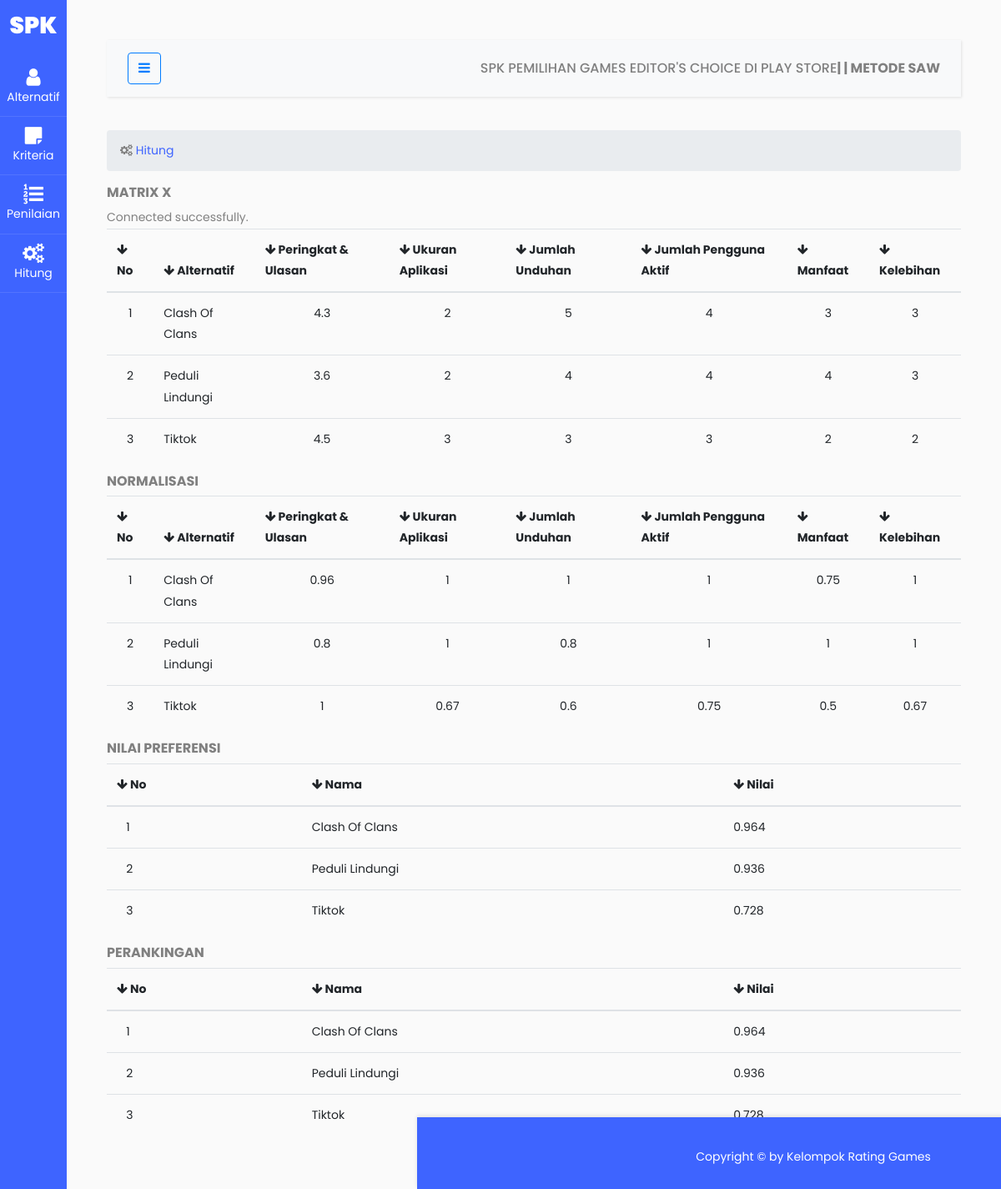
The app's page /hitung.php, older data.
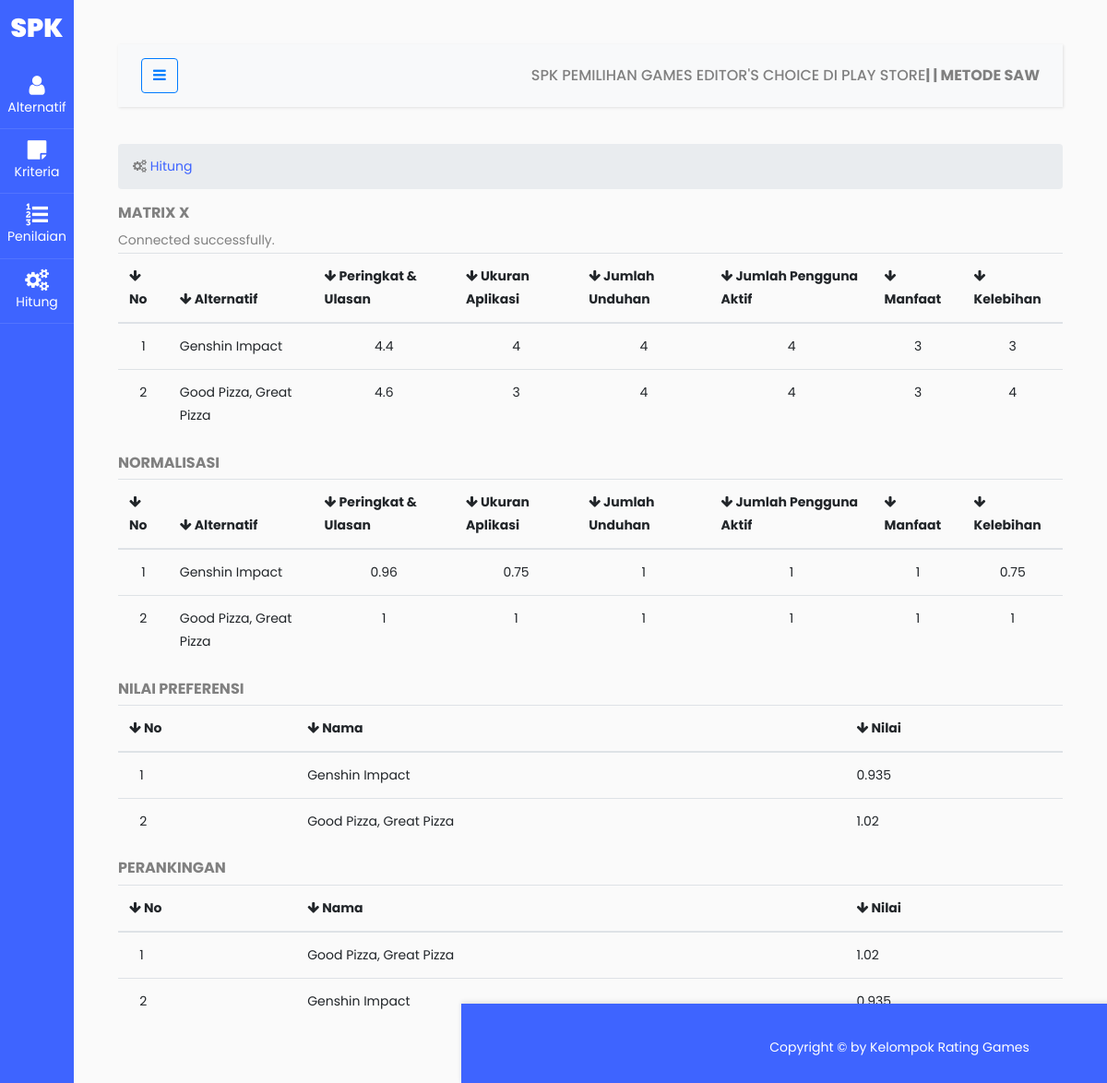
The same page, newer data.
### tables this page shows
CREATE TABLE `saw_penilaian` (
  `nama` varchar(100) NOT NULL,
  `peringkat` float NOT NULL,
  `ukuran` float NOT NULL,
  `unduhan` float NOT NULL,
  `aktif` float NOT NULL,
  `manfaat` float NOT NULL,
  `kelebihan` float NOT NULL
);

CREATE TABLE `saw_perankingan` (
  `no` int(11) NOT NULL,
  `nama` varchar(100) NOT NULL,
  `nilai_akhir` float NOT NULL
);

### hitung.php (the view, shortened to what the changed rows need)
<!doctype html>
<html lang="en">
<?php
include 'components/head.php';
?>
<body>
    <div class="wrapper d-flex align-items-stretch">
        <div id="content" class="p-4 p-md-5">
            <section id="main-content">
                <section class="wrapper">
                    <div>
                        <table class="table">
                            <thead>
                                <tr>
                                    <th><i class="fa fa-arrow-down"></i> No</th>
                                    <th><i class="fa fa-arrow-down"></i> Alternatif</th>
                                    <th><i class="fa fa-arrow-down"></i> Peringkat & Ulasan</th>
                                    <th><i class="fa fa-arrow-down"></i> Ukuran Aplikasi</th>
                                    <th><i class="fa fa-arrow-down"></i> Jumlah Unduhan</th>
                                    <th><i class="fa fa-arrow-down"></i> Jumlah Pengguna Aktif</th>
                                    <th><i class="fa fa-arrow-down"></i> Manfaat</th>
                                    <th><i class="fa fa-arrow-down"></i> Kelebihan</th>
                                </tr>
                            </thead>
                            <tbody>
                                <?php
                                include 'koneksi.php';
                                $b = 0;
                                $sql = "SELECT*FROM saw_penilaian ORDER BY nama ASC";
                                $hasil = $conn->query($sql);
                                $rows = $hasil->num_rows;
                                if ($rows > 0) {
                                    while ($row = $hasil->fetch_row()) {
                                ?>
                                        <tr>
                                            <td align="center"><?php echo $b = $b + 1; ?></td>
                                            <td><?= $row[0] ?></td>
                                            <td align="center"><?= $row[1] ?></td>
                                            <td align="center"><?= $row[2] ?></td>
                                            <td align="center"><?= $row[3] ?></td>
                                            <td align="center"><?= $row[4] ?></td>
                                            <td align="center"><?= $row[5] ?></td>
                                            <td align="center"><?= $row[6] ?></td>
                                        </tr>
                                <?php }
                                } else {
                                    echo "<tr>
                                        <td>Data Tidak Ada</td>
                                    <tr>";
                                } ?>
                            </tbody>
                        </table>
                    </div>
                    <div>
                        <table class="table">
                            <thead>
                                <tr>
                                    <th><i class="fa fa-arrow-down"></i> No</th>
                                    <th><i class="fa fa-arrow-down"></i> Alternatif</th>
                                    <th><i class="fa fa-arrow-down"></i> Peringkat & Ulasan</th>
                                    <th><i class="fa fa-arrow-down"></i> Ukuran Aplikasi</th>
                                    <th><i class="fa fa-arrow-down"></i> Jumlah Unduhan</th>
                                    <th><i class="fa fa-arrow-down"></i> Jumlah Pengguna Aktif</th>
                                    <th><i class="fa fa-arrow-down"></i> Manfaat</th>
                                    <th><i class="fa fa-arrow-down"></i> Kelebihan</th>
                                </tr>
                            </thead>
                            <tbody>
                                <?php
                                $sql = "SELECT*FROM saw_penilaian";
                                $hasil = $conn->query($sql);
                                $rows = $hasil->num_rows;
                                if ($rows > 0) {
                                    $b = 0;
                                    $C1 = '';
                                    $C2 = '';
                                    $C3 = '';
                                    $C4 = '';
                                    $C5 = '';
                                    $C6 = '';
                                    $sql = "SELECT*FROM saw_penilaian ORDER BY peringkat DESC";
                                    $hasil = $conn->query($sql);
                                    $row = $hasil->fetch_row();
                                    $C1 = $row[1];
                                    $sql = "SELECT*FROM saw_penilaian ORDER BY ukuran ASC";
                                    $hasil = $conn->query($sql);
                                    $row = $hasil->fetch_row();
                                    $C2 = $row[2];
                                    $sql = "SELECT*FROM saw_penilaian ORDER BY unduhan DESC";
                                    $hasil = $conn->query($sql);
                                    $row = $hasil->fetch_row();
                                    $C3 = $row[3];
                                    $sql = "SELECT*FROM saw_penilaian ORDER BY aktif DESC";
                                    $hasil = $conn->query($sql);
                                    $row = $hasil->fetch_row();
                                    $C4 = $row[4];
                                    $sql = "SELECT*FROM saw_penilaian ORDER BY manfaat DESC";
                                    $hasil = $conn->query($sql);
                                    $row = $hasil->fetch_row();
                                    $C5 = $row[5];
                                    $sql = "SELECT*FROM saw_penilaian ORDER BY kelebihan DESC";
                                    $hasil = $conn->query($sql);
                                    $row = $hasil->fetch_row();
                                    $C6 = $row[6];
                                } else {
                                    echo "<tr>
                                        <td>Data Tidak Ada</td>
                                    <tr>";
                                }
                                $sql = "SELECT*FROM saw_penilaian";
                                $hasil = $conn->query($sql);
                                $rows = $hasil->num_rows;
                                if ($rows > 0) {
                                    while ($row = $hasil->fetch_row()) {
                                ?>
                                        <tr>
                                            <td align="center"><?php echo $b = $b + 1; ?></td>
                                            <td><?= $row[0] ?></td>
                                            <td align="center"><?= round($row[1] / $C1, 2) ?></td>
                                            <td align="center"><?= round($C2 / $row[2], 2) ?></td>
                                            <td align="center"><?= round($row[3] / $C3, 2) ?></td>
                                            <td align="center"><?= round($row[4] / $C4, 2) ?></td>
                                            <td align="center"><?= round($row[5] / $C5, 2) ?></td>
                                            <td align="center"><?= round($row[6] / $C6, 2) ?></td>
                                        </tr>
                                <?php }
                                }  ?>
                            </tbody>
                        </table>
                    </div>
                    <div>
                        <table class="table">
                            <thead>
                                <tr>
                                    <th><i class="fa fa-arrow-down"></i> No</th>
                                    <th><i class="fa fa-arrow-down"></i> Nama</th>
                                    <th><i class="fa fa-arrow-down"></i> Nilai</th>
                                </tr>
                            </thead>
                            <tbody>
                                <?php
                                $b = 0;
                                $sql = "SELECT * FROM saw_perankingan";
                                $hasil = $conn->query($sql);
                                $rows = $hasil->num_rows;
                                if ($rows > 0) {
                                    while ($row = $hasil->fetch_row()) {
                                ?>
                                        <tr>
                                            <td>&nbsp&nbsp <?php echo $b = $b + 1; ?></td>
                                            <td><?= $row[1] ?></td>
                                            <td><?= $row[2] ?></td>
                                        </tr>
                                <?php }
                                } else {
                                    echo "<tr>
                                        <td>Data Tidak Ada</td>
                                    <tr>";
                                } ?>
                            </tbody>
                        </table>
                    </div>
                    <div>
                        <table class="table">
                            <thead>
                                <tr>
                                    <th><i class="fa fa-arrow-down"></i> No</th>
                                    <th><i class="fa fa-arrow-down"></i> Nama</th>
                                    <th><i class="fa fa-arrow-down"></i> Nilai</th>
                                </tr>
                            </thead>
                            <tbody>
                                <?php
                                $b = 0;
                                $sql = "SELECT*FROM saw_perankingan ORDER BY nilai_akhir DESC";
                                $hasil = $conn->query($sql);
                                if ($hasil->num_rows > 0) {
                                    while ($row = $hasil->fetch_row()) {
                                ?>
                                        <tr>
                                            <td>&nbsp&nbsp <?php echo $b = $b + 1; ?></td>
                                            <td><?= $row[1] ?></td>
                                            <td><?= $row[2] ?></td>
                                        </tr>
                                <?php }
                                } else {
                                    echo "<tr>
                                        <td>Data Tidak Ada</td>
                                    <tr>";
                                } ?>
                            </tbody>
                        </table>
                    </div>
                </section>
            </section>
        </div>
    </div>
</body>
</html>

Row changes from the older to the newer data that the page shows:
removed saw_penilaian: nama "Clash Of Clans", peringkat "4.3", ukuran "2", unduhan "5", aktif "4", manfaat "3", kelebihan "3", C1 "0.96", $C2/$row[2] "1", $row[3]/$C3 "1", $row[4]/$C4 "1", C5 "0.75", $row[6]/$C6 "1"
removed saw_penilaian: b "2", nama "Peduli Lindungi", peringkat "3.6", ukuran "2", unduhan "4", aktif "4", manfaat "4", kelebihan "3", C1 "0.8", row "1", C3 "0.8", C4 "1", $row[5]/$C5 "1", C6 "1"
removed saw_penilaian: b "3", nama "Tiktok", peringkat "4.5", ukuran "3", unduhan "3", aktif "3", manfaat "2", kelebihan "2", $row[1]/$C1 "1", row "0.67", C3 "0.6", C4 "0.75", C5 "0.5", C6 "0.67"
removed saw_perankingan: b "3", nama "Tiktok", nilai_akhir "0.728"
added saw_penilaian: nama "Genshin Impact", peringkat "4.4", ukuran "4", unduhan "4", aktif "4", manfaat "3", kelebihan "3", C1 "0.96", row "0.75", $row[3]/$C3 "1", $row[4]/$C4 "1", $row[5]/$C5 "1", C6 "0.75"
added saw_penilaian: b "2", nama "Good Pizza, Great Pizza", peringkat "4.6", ukuran "3", unduhan "4", aktif "4", manfaat "3", kelebihan "4", $row[1]/$C1 "1", $C2/$row[2] "1", C3 "1", C4 "1", C5 "1", $row[6]/$C6 "1"
changed saw_perankingan: nama "Clash Of Clans" → "Genshin Impact"; nilai_akhir "0.964" → "0.935"; b "1" → "2"
changed saw_perankingan: nama "Peduli Lindungi" → "Good Pizza, Great Pizza"; nilai_akhir "0.936" → "1.02"; moves up the list
